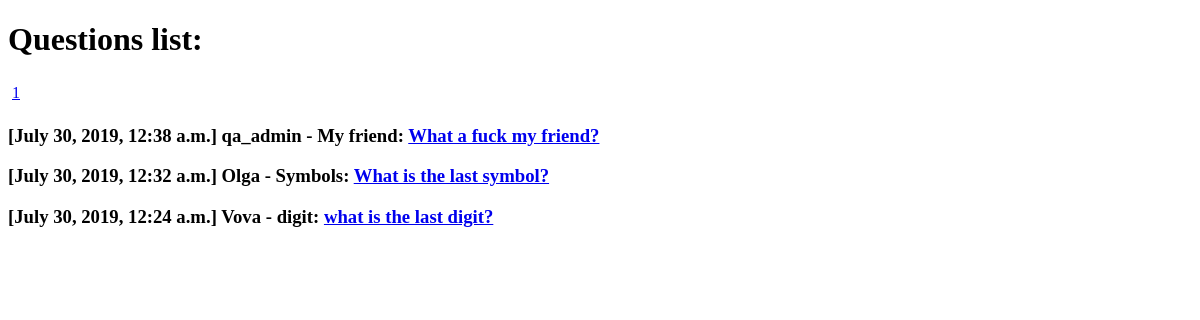
The app's page /, older data.
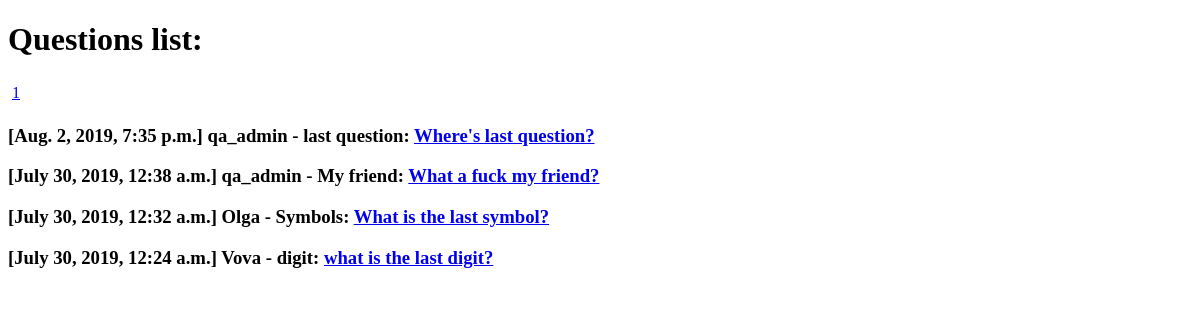
The same page, newer data.
### qa/models.py (models this page shows, shortened)
class Question(models.Model):
    objects = QuestionManager()
    title = models.CharField(max_length=255)
    text = models.TextField(default='')
    added_at = models.DateTimeField(blank=True, auto_now_add=True)
    rating = models.IntegerField(default=0)
    author = models.ForeignKey(User, on_delete=models.SET_NULL, null=True)
    likes = models.ManyToManyField(User, related_name='question_like_user', blank=True)
    def get_url(self):
        return "/question/{}/".format(self.id)

### qa/views.py (the view)
# urls.py: path('', views.question_list, name='question-list'),
@require_GET
def question_list(request):
    questions = Question.objects.new()
    paginator, page = paginate(request, questions)
    paginator.baseurl = '/?page='
    context = {
        'questions': page.object_list,
        'paginator': paginator,
        'page': page,
    }
    return  render(request, 'index.html', context)

### qa/models.py (called while the page is built)
    def new(self):
        return self.order_by('-added_at')

### qa/views.py (called while the page is built)
def paginate(request, qs):
    try:
        limit = int(request.GET.get('limit', 10))
    except ValueError:
        limit = 10
    if limit > 100:
        limit = 10
    try:
        page = int(request.GET.get('page', 1))
    except ValueError:
        raise Http404
    paginator = Paginator(qs, limit)
    try:
        page = paginator.page(page)
    except EmptyPage:
        page = paginator.page(paginator.num_pages)
    return paginator, page

### qa/templates/index.html (shortened to what this page needs)
<!DOCTYPE html>
<html lang="en">
<head>
</head>
<body>
<h1> Questions list: </h1>
<nav><ul class="pagination">
{% for p in paginator.page_range %}
  {% if p == page.number %}
  <li class="active">
  {% else %}
  <li>
  {% endif %}
    <a href="{{ paginator.baseurl }}{{ p }}">{{ p }}</a>
  </li>
{% endfor %}
</ul></nav>
{% for question in questions %}
<h3> [{{question.added_at}}] {{question.author}} - {{question.title}}: <a href="{{ question.get_url }}">{{question.text}}</a>  </h3>
{% endfor %}
</body>
</html>

Row changes from the older to the newer data that the page shows:
added Question: added_at "Aug. 2, 2019, 7:35 p.m.", author "qa_admin", title "last question", text "Where's last question?"
